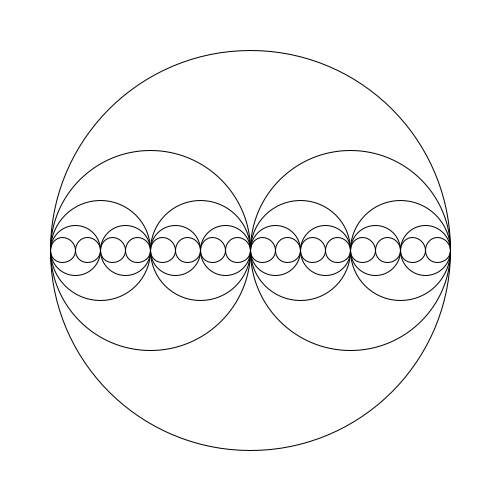
Frame 1 (no input)
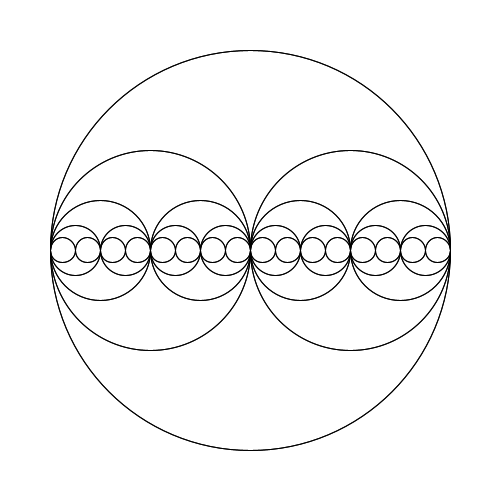
Frame 2 (the mouse pressed at the canvas centre, redrawn once)

The Processing sketch that drew these frames (run headless with seeded random() and noise(); the mouse was pressed at the canvas centre and the sketch redrawn once):

// Processing sketch: ex4_2
// ── ex4_2.pde
void setup() {
  size(500, 500);
  background(255);
  stroke(color(0,0,0));
  noFill();
  noLoop();
}

void draw(){
  Maru(5,250, 250, 200);
  save("ex4-2.jpg");
}

void Maru(int n, float x, float y, float r) {
  ellipse(x, y, r*2, r*2);
  if (n>1) {
    Maru(n-1,x-r/2,y,r/2 ); //右側の円
    Maru(n-1,x+r/2,y,r/2 ); //左側の円
  }
}
